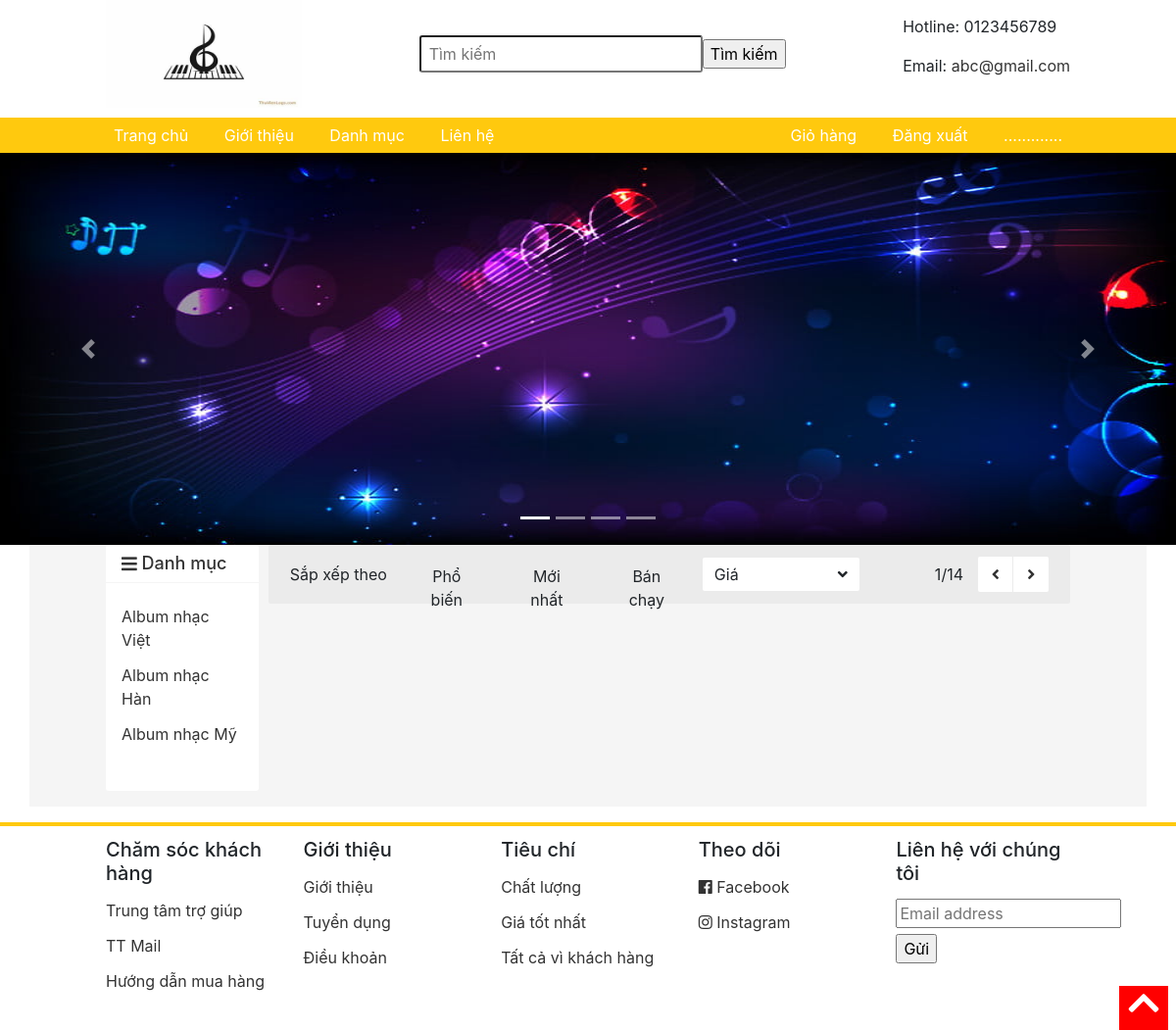
Page /timkiem.php on the committed database.
### tables this page shows
CREATE TABLE `danhmuc` (
  `id` int NOT NULL,
  `tendanhmuc` varchar(100) NOT NULL
);

### timkiem.php (the view, shortened to what this page needs)
<html>
<head>
	<link rel="stylesheet" type="text/css" href="./css/grid.css">
	<link rel="stylesheet" type="text/css" href="./css/responsive.css">
	<link rel="stylesheet" type="text/css" href="main.css">
	<link rel="stylesheet" href="https://use.fontawesome.com/releases/v5.7.0/css/all.css">
	<link rel="stylesheet" href="https://maxcdn.bootstrapcdn.com/bootstrap/4.5.2/css/bootstrap.min.css">
</head>
<body>
<form action="timkiem.php" method="POST">
	<div class="app">
		<div class="header">
			<div class="grid wide">
				<div class="header-main">
					<div class="logo">
						<a href="index.php"><img src="./img/logo2.jpg" width="200" height="110"></a>
					</div>
					<div class="search">
						<input type="text" name="s" class="search-bar" placeholder="Tìm kiếm">
						<input type="submit" value="Tìm kiếm">
					</div>
					<div class="contact">
						<p>Hotline: 0123456789</p>
						<p>Email: <a href="mailto:TT Shoesshop@gmail.com" style="color: #333;">abc@gmail.com</a></p>
					</div>
				</div>
			</div>
		</div>
		</form>
		<div class="navigation-bar">
			<ul class="navbar-list">
				<li class="navbar-item"><a href="index.php" class="navbar-link">Trang chủ</a></li>
				<li class="navbar-item"><a href="./pages/gioithieu.php" class="navbar-link">Giới thiệu</a></li>
				<li class="navbar-item navbar-item-category">
					<a href="" class="navbar-link">Danh mục</a>
				</li>
				<li class="navbar-item"><a href="./pages/lienhe.php" class="navbar-link">Liên hệ</a></li>
			</ul>
			<ul class="navbar-list">
				<li class="navbar-item"><a href="./pages/giohang.php" class="navbar-link">Giỏ hàng</a></li>
				<li class="navbar-item"><a href="./pages/dangxuat.php" class="navbar-link">Đăng xuất</a></li>
				<li class="navbar-item"><a href="" class="navbar-link">.............</a></li>
			</ul>
		</div>
		<div class="slideshow">
			<div id="carouselExampleIndicators" class="carousel slide" data-ride="carousel">
  				<ol class="carousel-indicators">
   					<li data-target="#carouselExampleIndicators" data-slide-to="0" class="active"></li>
   					<li data-target="#carouselExampleIndicators" data-slide-to="1"></li>
   					<li data-target="#carouselExampleIndicators" data-slide-to="2"></li>
   					<li data-target="#carouselExampleIndicators" data-slide-to="3"></li>
  				</ol>
  				<div class="carousel-inner">
    				<div class="carousel-item active">
    					 <img class="d-block w-100 h-50" src="./img/banner.jpg" alt="First slide">
   					</div>
  				</div>
  				<a class="carousel-control-prev" href="#carouselExampleIndicators" role="button" data-slide="prev">
   					<span class="carousel-control-prev-icon" aria-hidden="true"></span>
  				</a>
  				<a class="carousel-control-next" href="#carouselExampleIndicators" role="button" data-slide="next">
   					<span class="carousel-control-next-icon" aria-hidden="true"></span>
  				</a>
			</div>
		</div>
		<div class="container">
			<div class="grid wide">
				<div class="row sm-gutter grid-content">
					<div class="column l-2 me-0 s-0">
						<nav class="category">
							<h3 class="category-heading">
								<i class="category-heading-icon fas fa-bars"></i>
								Danh mục
							</h3>
							<ul class="category-list">
							<li class="navbar-category-item">
							<?php
										$conn3 = mysqli_connect("localhost", "root", "", "dacs2");
										$sql3 = "SELECT * From danhmuc";
										$ketqua3 = mysqli_query($conn3,$sql3);
										while($row3=mysqli_fetch_array($ketqua3)){
											if($row3['id']<4)
											echo '<a href="./danhmuc.php?iddanhmuc= '.$row3['id'].'" class="category-item__link">'.$row3['tendanhmuc'].'</a>';
											else
											echo "";
										}
									?>
							</li>
							</ul>
							<ul class="navbar-category-list">
							<li class="navbar-category-item">
							</li>
							</ul>
						</nav>
					</div>
					<div class="column l-10 me-12 s-12">
						<div class="home-filter">
							<span class="label" style="margin-right: 16px;">Sắp xếp theo</span>
							<button class="home-filter-btn btn">Phổ biến</button>
							<button class="home-filter-btn btn btn--active">Mới nhất</button>
							<button class="home-filter-btn btn">Bán chạy</button>
							<div class="select-price">
								<span class="select-label">Giá</span>
								<i class="fas fa-angle-down"></i>
							</div>
							<div class="page">
								<div class="page-num">
									<span class="page-current">1</span>/14
								</div>
								<div class="page-control">
									<a href="" class="page-control-btn">
										<i class="page-control-icon fas fa-angle-left"></i>
									</a>
									<a href="" class="page-control-btn">
										<i class="page-control-icon fas fa-angle-right"></i>
									</a>
								</div>
							</div>
						</div>
						<div class="home-product">
								</div>
							</div>
						</div>
					</div>
				</div>
		<div class="footer">
			<div class="grid wide">
				<div class="row">
					<div class="column l-2-4 me-4 s-6">
						<h3 class="footer__heading">Chăm sóc khách hàng</h3>
						<ul class="footer-list">
							<li class="footer-item">
								<a href="" class="footer-item-link">Trung tâm trợ giúp</a>
							</li>
							<li class="footer-item">
								<a href="" class="footer-item-link">TT Mail</a>
							</li>
							<li class="footer-item">
								<a href="" class="footer-item-link">Hướng dẫn mua hàng</a>
							</li>
						</ul>
					</div>
					<div class="column l-2-4 me-4 s-6">
						<h3 class="footer__heading">Giới thiệu</h3>
						<ul class="footer-list">
							<li class="footer-item">
								<a href="" class="footer-item-link">Giới thiệu</a>
							</li>
							<li class="footer-item">
								<a href="" class="footer-item-link">Tuyển dụng</a>
							</li>
							<li class="footer-item">
								<a href="" class="footer-item-link">Điều khoản</a>
							</li>
						</ul>
					</div>
					<div class="column l-2-4 me-4 s-6">
					<h3 class="footer__heading">Tiêu chí</h3>
						<ul class="footer-list">
							<li class="footer-item">
								<a  class="footer-item-link">Chất lượng</a>
							</li>
							<li class="footer-item">
								<a  class="footer-item-link">Giá tốt nhất</a>
							</li>
							<li class="footer-item">
								<a  class="footer-item-link">Tất cả vì khách hàng</a>
							</li>
						</ul>
					</div>
					<div class="column l-2-4 me-4 s-6">
						<h3 class="footer__heading">Theo dõi</h3>
						<ul class="footer-list">
							<li class="footer-item">
								<a href="" class="footer-item-link">
									<i class="fab fa-facebook"></i>
									Facebook
								</a>
							</li>
							<li class="footer-item">
								<a href="" class="footer-item-link">
									<i class="fab fa-instagram"></i>
									Instagram
								</a>
							</li>
						</ul>
					</div>
					<div class="column l-2-4 me-4 s-6">
						<h3 class="footer__heading">Liên hệ với chúng tôi</h3>
						<input class="footer__input" type="text" placeholder="Email address">
						<input type="submit" value="Gửi">
					</div>
				</div>
			</div>
		</div>
		<div class="scroll-to-top" onclick="scrollToTop();">
			<i class="scroll-to-top-icon fas fa-chevron-up"></i>
		</div>
</body>
</html>

### css/grid.css (style rules this page uses)
.grid { width: 100%; display: block; padding: 0; }
.grid.wide { max-width: 1200px; margin: 0 auto; }
.row { display: flex; flex-wrap: wrap; margin-left: -4px; margin-right: -4px; }
.column { padding-left: 4px; padding-right: 4px; }
.s-0 { display: none; }
.s-6 { flex: 0 0 50%; max-width: 50%; }
.s-12 { flex: 0 0 100%; max-width: 100%; }
@media (min-width: 740px) { .row { margin-left: -8px; margin-right: -8px; } }
@media (min-width: 740px) { .column { padding-left: 8px; padding-right: 8px; } }
@media (min-width: 740px) { .me-0 { display: none; } }
@media (min-width: 740px) { .me-1, .me-2, .me-3, .me-4, .me-5, .me-6, .me-7, .me-8, .me-9, .me-10, .me-11, .me-12 { display: block; } }
@media (min-width: 740px) { .me-4 { flex: 0 0 33.33333%; max-width: 33.33333%; } }
@media (min-width: 740px) { .me-12 { flex: 0 0 100%; max-width: 100%; } }
@media (min-width: 1113px) { .row { margin-left: -12px; margin-right: -12px; } }
@media (min-width: 1113px) { .row.sm-gutter { margin-left: -5px; margin-right: -5px; } }
@media (min-width: 1113px) { .column { padding-left: 12px; padding-right: 12px; } }
@media (min-width: 1113px) { .row.sm-gutter .column { padding-left: 5px; padding-right: 5px; } }
@media (min-width: 1113px) { .l-1, .l-2, .l-2-4, .l-3, .l-4, .l-5, .l-6, .l-7, .l-8, .l-9, .l-10, .l-11, .l-12 { display: block; } }
@media (min-width: 1113px) { .l-2 { flex: 0 0 16.66667% !important; max-width: 16.66667%; } }
@media (min-width: 1113px) { .column.l-2-4 { flex: 0 0 20%; max-width: 20%; } }
@media (min-width: 1113px) { .l-10 { flex: 0 0 83.33333%; max-width: 83.33333%; } }
@media (min-width: 1024px) and (max-width: 1239px) { .wide { width: 984px; } }
@media (min-width: 1024px) and (max-width: 1239px) { .wide .row { margin-left: -12px; margin-right: -12px; } }
@media (min-width: 1024px) and (max-width: 1239px) { .wide .row.sm-gutter { margin-left: -5px; margin-right: -5px; } }
@media (min-width: 1024px) and (max-width: 1239px) { .wide .column { padding-left: 12px; padding-right: 12px; } }
@media (min-width: 1024px) and (max-width: 1239px) { .wide .row.sm-gutter .column { padding-left: 5px; padding-right: 5px; } }
@media (min-width: 1024px) and (max-width: 1239px) { .wide .l-1, .wide .l-2, .wide .l-2-4, .wide .l-3, .wide .l-4, .wide .l-5, .wide .l-6, .wide .l-7, .wide .l-8, .wide .l-9, .wide .l-10, .wide .l-11, .wide .l-12 { display: block; } }
@media (min-width: 1024px) and (max-width: 1239px) { .wide .l-2 { flex: 0 0 16.66667%; max-width: 16.66667%; } }
@media (min-width: 1024px) and (max-width: 1239px) { .wide .l-2-4 { flex: 0 0 20%; max-width: 20%; } }
@media (min-width: 1024px) and (max-width: 1239px) { .wide .l-10 { flex: 0 0 83.33333%; max-width: 83.33333%; } }

### rows in the picture
danhmuc: tendanhmuc "Album nhạc Việt"
danhmuc: tendanhmuc "Album nhạc Hàn"
danhmuc: tendanhmuc "Album nhạc Mỹ"
